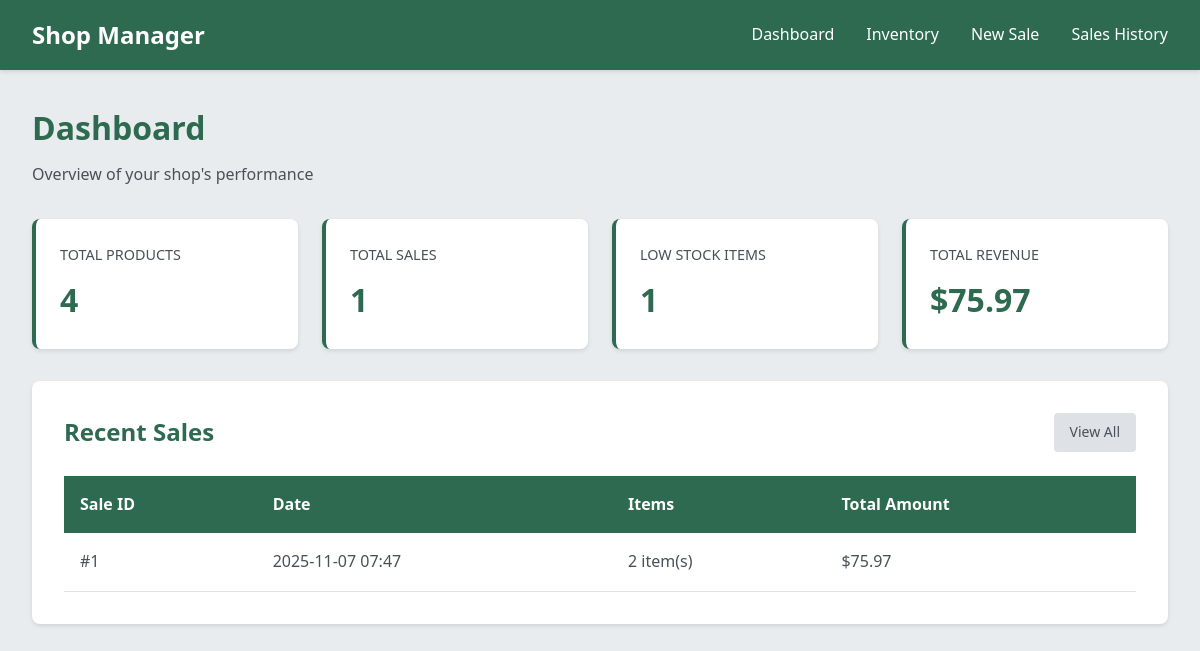
The page / on the database its author committed.
### models.py (models this page shows, shortened)
class Sale(db.Model):
    __tablename__ = 'sales'
    id = db.Column(db.Integer, primary_key=True)
    sale_date = db.Column(db.DateTime, default=datetime.utcnow, nullable=False)
    total_amount = db.Column(db.Float, nullable=False)
    sale_items = db.relationship('SaleItem', backref='sale', lazy=True, cascade='all, delete-orphan')

### app.py (the view)
@app.route('/')
def index():
    total_products = Product.query.count()
    total_sales = Sale.query.count()
    low_stock_products = Product.query.filter(Product.stock_quantity < 10).count()
    recent_sales = Sale.query.order_by(Sale.sale_date.desc()).limit(5).all()
    total_revenue = db.session.query(db.func.sum(Sale.total_amount)).scalar() or 0
    return render_template('index.html',
                         total_products=total_products,
                         total_sales=total_sales,
                         low_stock_products=low_stock_products,
                         recent_sales=recent_sales,
                         total_revenue=total_revenue)

### templates/index.html (shortened to what this page needs)
{% extends "base.html" %}
{% block content %}
<div class="page-header">
    <h1>Dashboard</h1>
    <p>Overview of your shop's performance</p>
</div>
<div class="dashboard-grid">
    <div class="stat-card">
        <h3>Total Products</h3>
        <div class="stat-value">{{ total_products }}</div>
    </div>
    <div class="stat-card">
        <h3>Total Sales</h3>
        <div class="stat-value">{{ total_sales }}</div>
    </div>
    <div class="stat-card">
        <h3>Low Stock Items</h3>
        <div class="stat-value">{{ low_stock_products }}</div>
    </div>
    <div class="stat-card">
        <h3>Total Revenue</h3>
        <div class="stat-value">${{ "%.2f"|format(total_revenue) }}</div>
    </div>
</div>
<div class="card">
    <div class="card-header">
        <h2>Recent Sales</h2>
        <a href="{{ url_for('history') }}" class="btn btn-secondary btn-sm">View All</a>
    </div>
    {% if recent_sales %}
    <div class="table-container">
        <table>
            <thead>
                <tr>
                    <th>Sale ID</th>
                    <th>Date</th>
                    <th>Items</th>
                    <th>Total Amount</th>
                </tr>
            </thead>
            <tbody>
                {% for sale in recent_sales %}
                <tr>
                    <td>#{{ sale.id }}</td>
                    <td>{{ sale.sale_date.strftime('%Y-%m-%d %H:%M') }}</td>
                    <td>{{ sale.sale_items|length }} item(s)</td>
                    <td>${{ "%.2f"|format(sale.total_amount) }}</td>
                </tr>
                {% endfor %}
            </tbody>
        </table>
    </div>
    {% else %}
    <div class="empty-state">
        <div class="empty-state-icon">📊</div>
        <p>No sales recorded yet. Start by processing your first sale!</p>
        <a href="{{ url_for('sales') }}" class="btn btn-primary">Process Sale</a>
    </div>
    {% endif %}
</div>
{% endblock %}

### static/css/style.css (style rules this page uses)
* { margin: 0; padding: 0; box-sizing: border-box; }
:root { --primary-green: #2d6a4f; --light-green: #40916c; --accent-green: #52b788; --light-gray: #e9ecef; --medium-gray: #dee2e6; --dark-gray: #495057; --white: #ffffff; --success: #52b788; --danger: #d62828; --warning: #f77f00; }
body { font-family: 'Segoe UI', Tahoma, Geneva, Verdana, sans-serif; background-color: var(--light-gray); color: var(--dark-gray); line-height: 1.6; }
.page-header { margin-bottom: 2rem; }
.page-header h1 { color: var(--primary-green); font-size: 2rem; margin-bottom: 0.5rem; }
.page-header p { color: var(--dark-gray); }
.dashboard-grid { display: grid; grid-template-columns: repeat(auto-fit, minmax(250px, 1fr)); gap: 1.5rem; margin-bottom: 2rem; }
.stat-card { background: var(--white); padding: 1.5rem; border-radius: 8px; box-shadow: 0 2px 4px rgba(0,0,0,0.1); border-left: 4px solid var(--primary-green); }
.stat-card h3 { color: var(--dark-gray); font-size: 0.9rem; font-weight: 500; margin-bottom: 0.5rem; text-transform: uppercase; }
.stat-card .stat-value { color: var(--primary-green); font-size: 2rem; font-weight: bold; }
.card { background: var(--white); padding: 2rem; border-radius: 8px; box-shadow: 0 2px 4px rgba(0,0,0,0.1); margin-bottom: 2rem; }
.card-header { display: flex; justify-content: space-between; align-items: center; margin-bottom: 1.5rem; }
.card-header h2 { color: var(--primary-green); font-size: 1.5rem; }
.btn { padding: 0.75rem 1.5rem; border: none; border-radius: 4px; font-size: 1rem; font-weight: 500; cursor: pointer; transition: all 0.3s; text-decoration: none; display: inline-block; }
.btn-secondary { background-color: var(--medium-gray); color: var(--dark-gray); }
.btn-sm { padding: 0.5rem 1rem; font-size: 0.875rem; }
.table-container { overflow-x: auto; }
table { width: 100%; border-collapse: collapse; }
thead { background-color: var(--primary-green); color: var(--white); }
th { padding: 1rem; text-align: left; font-weight: 600; }
td { padding: 1rem; border-bottom: 1px solid var(--medium-gray); }

### rows shown on the page
Sale: id "1", sale_date "2025-11-07 07:47", sale_items|length "2", total_amount "75.97"

### other values the page prints
{{ total_products }} "4"
{{ total_sales }} "1"
{{ low_stock_products }} "1"
{{ "%.2f"|format(total_revenue) }} "75.97"
